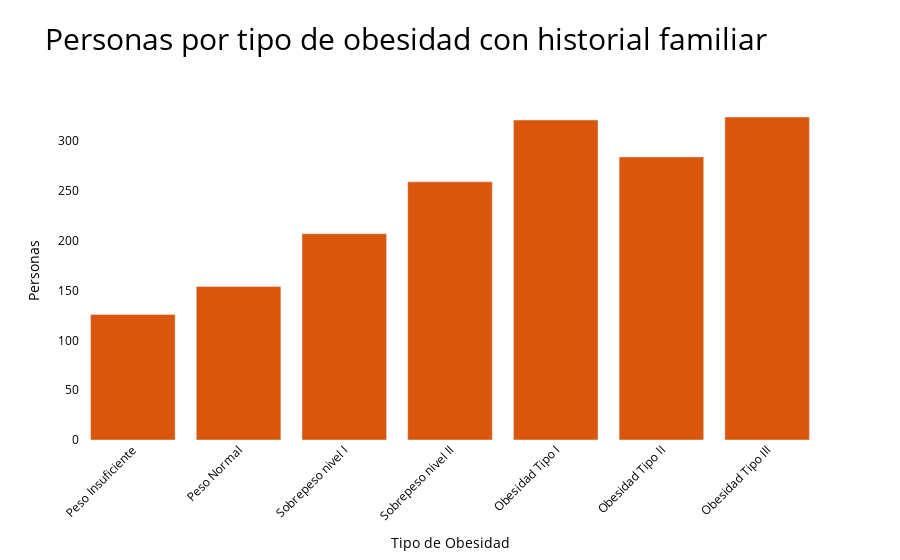

The cell this chart's notebook holds for it:
### Code cell
historial_familiar(obesidad_limpio,'yes','#D9560C')

### Figure 1 — Plotly figure (JSON) as saved in the notebook; plotly's stock layout.template omitted (floating-point values rounded to 4 significant figures)
{"data": [{"marker": {"color": "#D9560C"}, "type": "bar", "x": ["Insufficient_Weight", "Normal_Weight", "Overweight_Level_I", "Overweight_Level_II", "Obesity_Type_I", "Obesity_Type_II", "Obesity_Type_III"], "y": [126, 154, 207, 259, 321, 284, 324]}], "layout": {"font": {"color": "black"}, "plot_bgcolor": "rgba(0,0,0,0)", "title": {"font": {"color": "black", "size": 30}, "text": "Personas por tipo de obesidad con historial familiar"}, "xaxis": {"tickangle": -45, "ticktext": ["Peso Insuficiente", "Peso Normal", "Sobrepeso nivel I", "Sobrepeso nivel II", "Obesidad Tipo I", "Obesidad Tipo II", "Obesidad Tipo III"], "tickvals": ["Insufficient_Weight", "Normal_Weight", "Overweight_Level_I", "Overweight_Level_II", "Obesity_Type_I", "Obesity_Type_II", "Obesity_Type_III"], "title": {"text": "Tipo de Obesidad"}}, "yaxis": {"title": {"text": "Personas"}}}}
